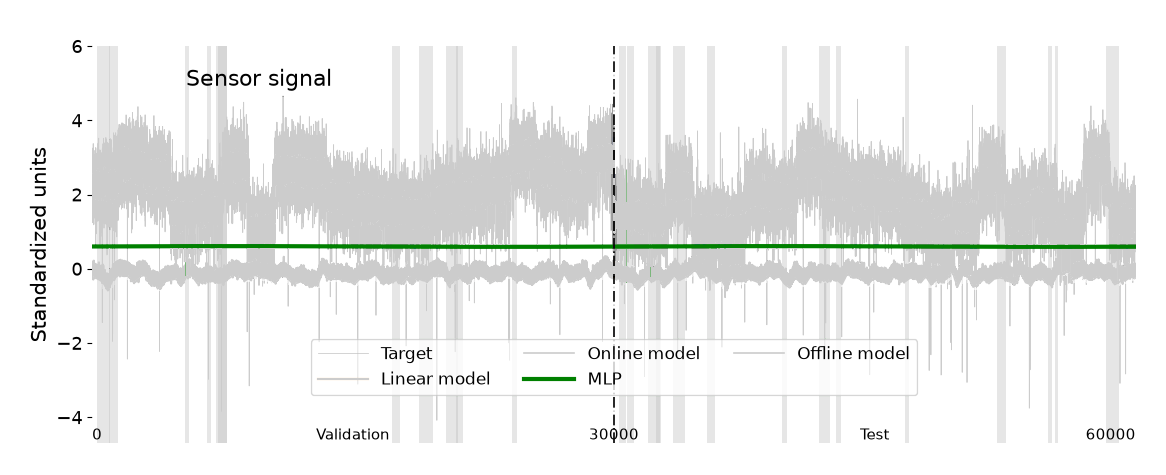
#> input picture tests/data/pkg_mlp.png, 1166 x 475 px
$ python -i photo.py   (imports and definitions only)
#> lines starting #> are read from the running program, lines starting #| are printed output that depends on the picture
#> further down, picture is the input picture: PIL image 1166x475 RGB; mean R, G, B 237.7, 238.8, 237.7
"""General-purpose photo edits, for real photographs rather than flat-colour figures.

Unlike compose.py's exact-colour engine (built for a chart's small palette), this module
selects by perceptual proximity in HSV space, tolerating a photo's gradients and noise.
"""
import numpy as np
from PIL import Image, ImageFilter, ImageEnhance, ImageOps
import colorsys
import numbers

from .composite import _arr, _blend, _clamp


# [226 lines left out: functions _to_hsv, _feather, sample_colour, _hsv_to_rgb, _resolve_colour, _oklab_selection and 4 more, not called in this run]


def _keep_alpha(original, result):
    """Re-attach the input's transparency to a same-size RGB result.

    Every op here converts to RGB first, which drops alpha; without this, colour hidden
    under transparent pixels would come back opaque instead of staying transparent.
    """
    if result.mode == 'RGBA' or result.size != original.size:
        return result
    if original.mode in ('RGBA', 'LA'):
        alpha = original.split()[-1]
    elif original.mode == 'P' and 'transparency' in original.info:
        alpha = original.convert('RGBA').split()[-1]
    else:
        return result
    out = result.convert('RGBA')
    out.putalpha(alpha)
    return out


# [16 lines left out: functions vignette, sepia, not called in this run]


def sketch(img, strength=1.0, blur_radius=6, contrast=1.25):
    """Pencil-sketch effect: dodge-blend of the grayscale image against its blurred, inverted self.

    `blur_radius` trades off stroke looseness against blowout: the common default of 15
    washes out flat, high-contrast subjects (brick, tile) to near-white. 6 keeps midtones
    there; raise it for soft, low-contrast photos (faces, skies).
    """
#> called with strength = 1, blur_radius = 6, contrast = 1.25
    g = img.convert('L')
    inv = ImageOps.invert(g)
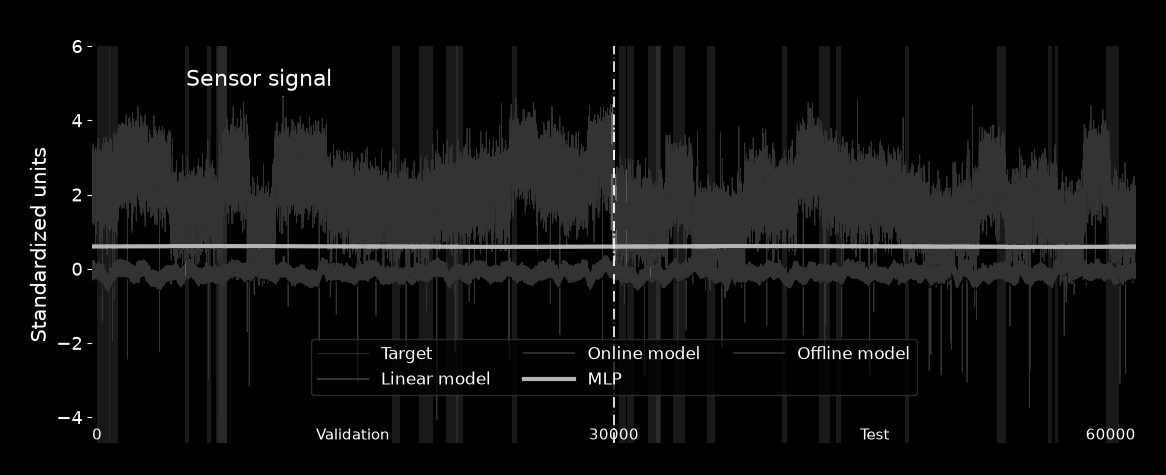
#> inv: PIL image 1166x475 L; min 0, max 255, mean 16.7
    blur = inv.filter(ImageFilter.GaussianBlur(blur_radius))
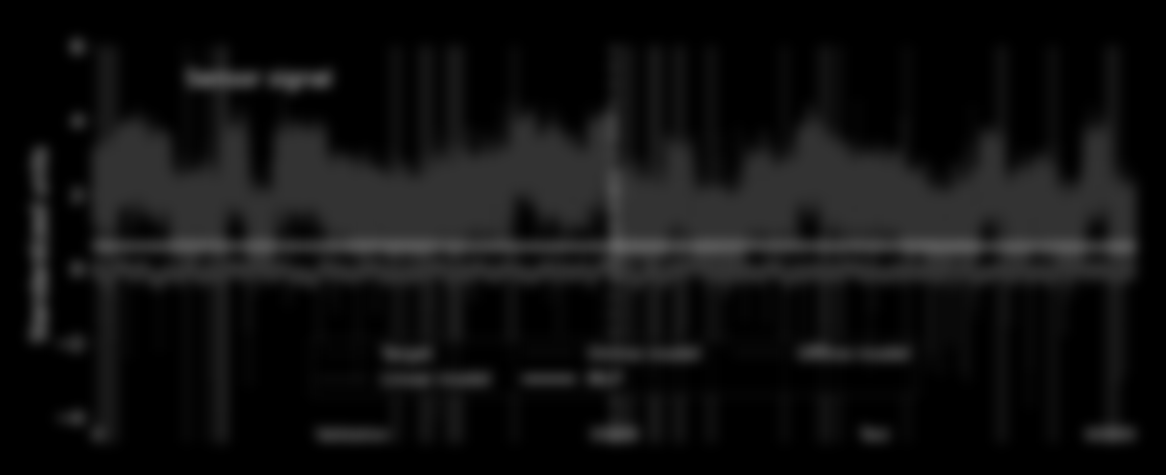
#> blur: PIL image 1166x475 L; min 0, max 95, mean 16.7
    g_arr = np.array(g).astype(float)
    blur_arr = np.array(blur).astype(float)
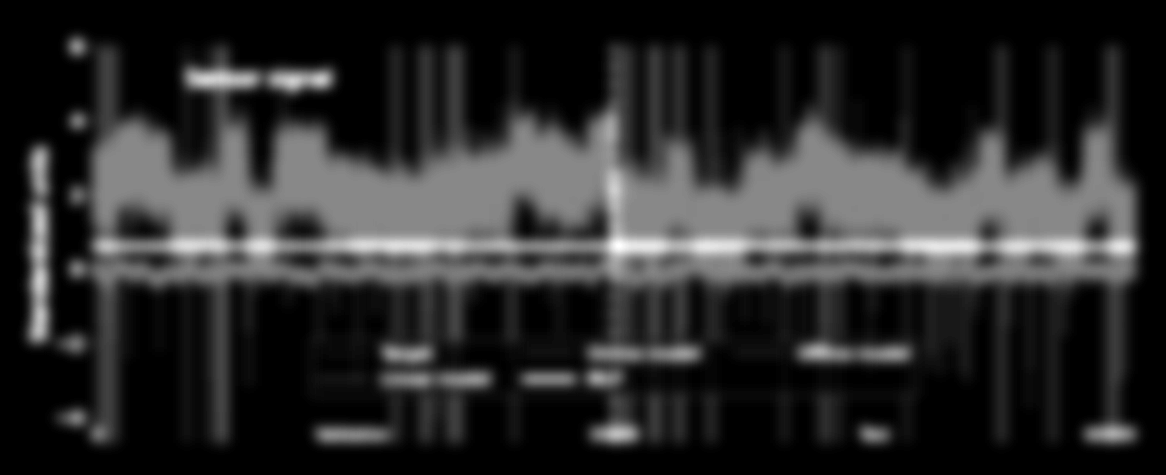
#> blur_arr: shape (475, 1166) float64; min 0, max 95, mean 16.7; drawn with min black and max white
    dodge = np.clip(g_arr / np.clip(255 - blur_arr, 8, 255) * 255, 0, 255)
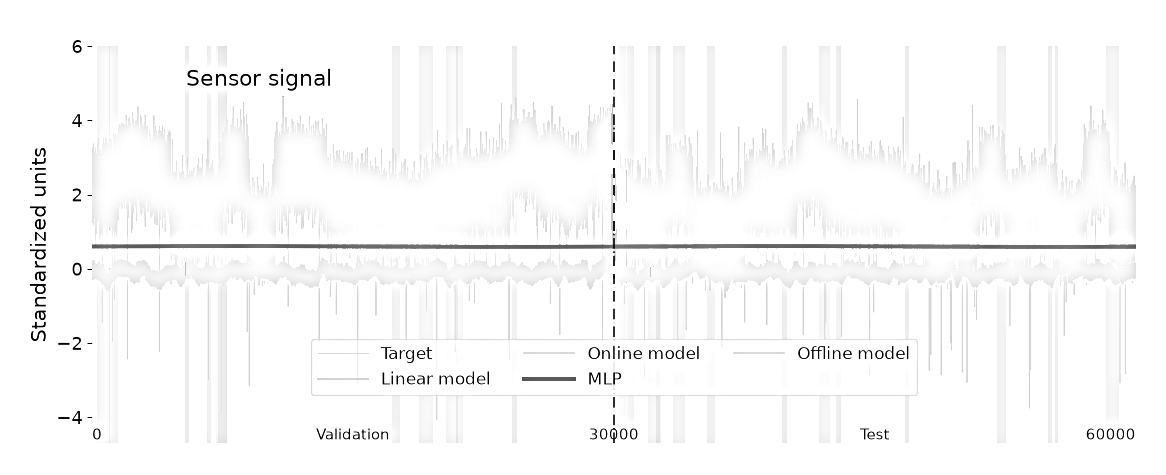
#> dodge: shape (475, 1166) float64; min 0, max 255, mean 249.5
    out = g_arr * (1 - strength) + dodge * strength
    result = Image.fromarray(np.clip(out, 0, 255).astype(np.uint8)).convert('RGB')
    if contrast != 1.0:
        result = ImageEnhance.Contrast(result).enhance(contrast)
    return _keep_alpha(img, result)


# [7 lines left out: function adjust, not called in this run]


def grayscale(img):
    return _keep_alpha(img, ImageOps.grayscale(img).convert('RGB'))


# [14 lines left out: function crop_and_rotate, not called in this run]

>>> from PIL import Image
>>> picture = Image.open('../tests/data/pkg_mlp.png')
>>> result = sketch(picture)
